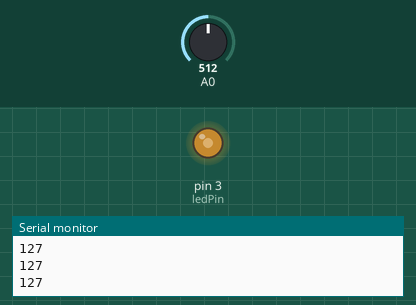
The sketch below on a simulated Arduino Uno, built with avr-gcc and run on an emulated ATmega328P. Parts: output pins drawn as LEDs (lit = HIGH), the last lines printed to the serial monitor. The test bench sets the inputs (shaded band); at power-on: A0 = 512.

Above: at 1.2 s.
1.3 s: A0 set to 716
At 1.7 s:
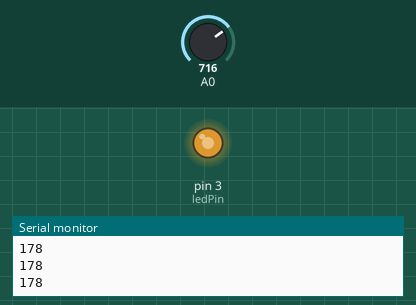
2.8 s: A0 set to 900
At 4.0 s:
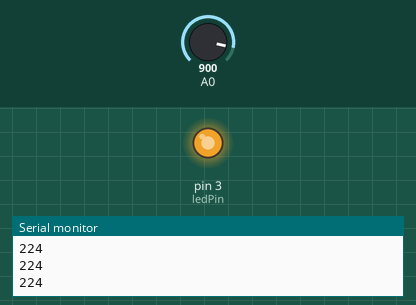
4.3 s: A0 set to 122
At 5.2 s:
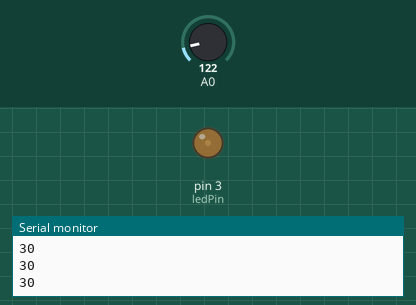
5.8 s: A0 set to 0
At 6.3 s:
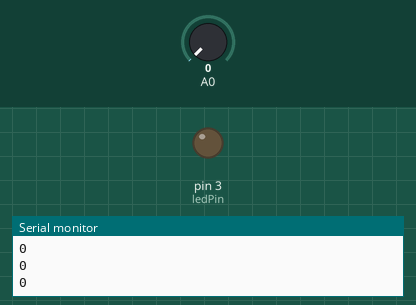
7.3 s: A0 set to 511
At 8.7 s:
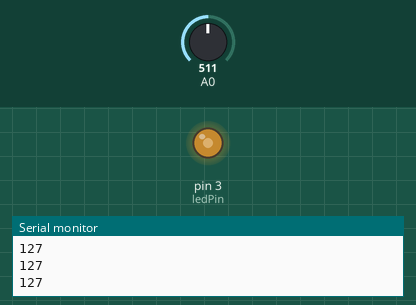
Timing chart, 0 to 9.8 s (numbered marks = the images above; inputs shaded):
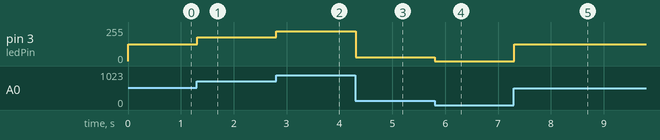

Measured:
- after the input at 1.3 s, pin 3 (ledPin): 127/255 → 178/255 at once
- after the input at 2.8 s, pin 3 (ledPin): 178/255 → 224/255 at once
- after the input at 4.3 s, pin 3 (ledPin): 224/255 → 30/255 at once
- after the input at 5.8 s, pin 3 (ledPin): 30/255 → 0/255 at once
- after the input at 7.3 s, pin 3 (ledPin): 0/255 → 127/255 at once

The sketch:

LedFading.ino
```cpp
const int ledPin = 3;

int potVal;

void setup() {
  Serial.begin(9600);
  pinMode(ledPin, OUTPUT);
}

void loop() {
  potVal = analogRead(A0);
  potVal = map(potVal, 0, 1023, 0, 255);
  Serial.println(potVal);
  analogWrite(ledPin, potVal);
}
```
